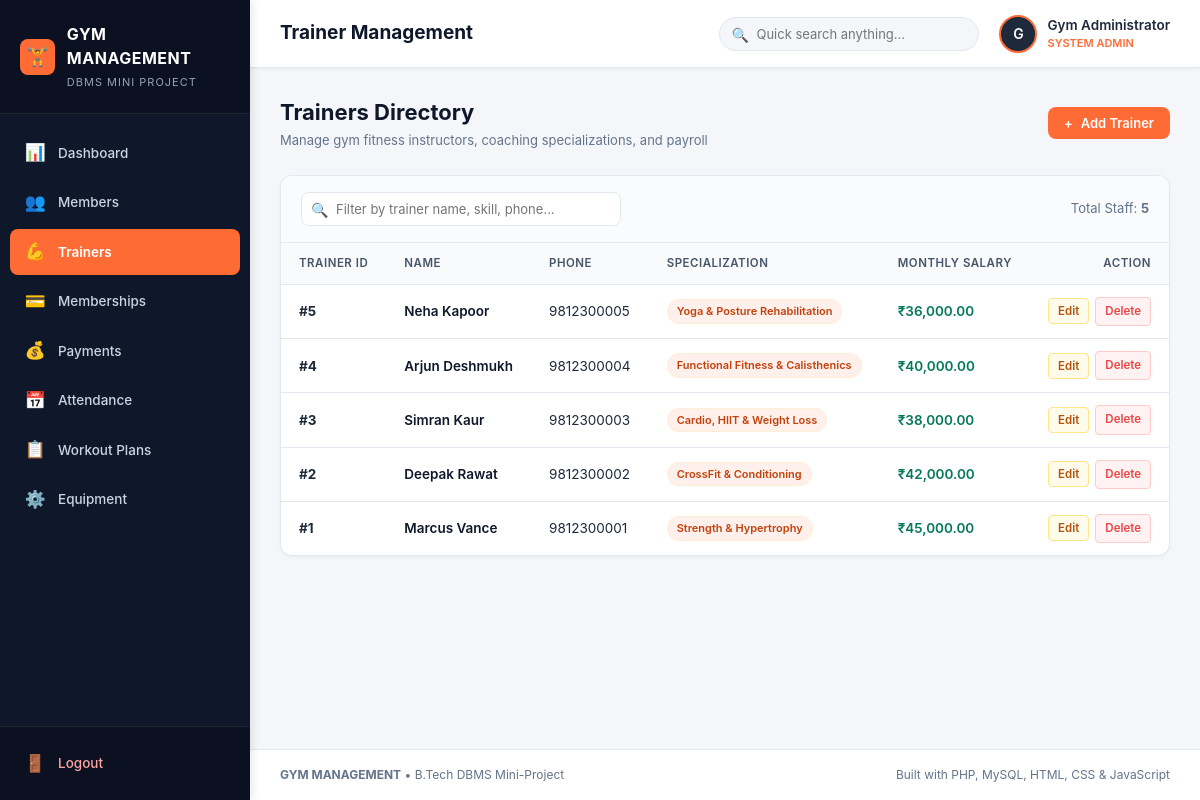
The app's page /trainers.php (signed in) with its own data.
### tables this page shows
CREATE TABLE IF NOT EXISTS `Trainer` (
    `trainer_id` INT AUTO_INCREMENT PRIMARY KEY,
    `name` VARCHAR(100) NOT NULL,
    `phone` VARCHAR(15) NOT NULL,
    `specialization` VARCHAR(100) NOT NULL,
    `salary` DECIMAL(10,2) NOT NULL,
    `created_at` TIMESTAMP DEFAULT CURRENT_TIMESTAMP
);

### db.php (called while the page is built, shortened)
<?php
function format_currency($amount) {
    return "₹" . number_format((float)$amount, 2);
}
?>

### trainers.php (the view, shortened to what this page needs)
<?php
require_once __DIR__ . '/header.php';
$trainers_list = $conn->query("SELECT * FROM `Trainer` ORDER BY `trainer_id` DESC");
?>
<div class="page-header-row">
    <div class="page-title-group">
        <h2>Trainers Directory</h2>
        <p>Manage gym fitness instructors, coaching specializations, and payroll</p>
    </div>
    <div class="page-actions">
        <button type="button" class="btn btn-primary" onclick="openModal('addTrainerModal')">
            <span>+</span> Add Trainer
        </button>
    </div>
</div>
<div class="content-card">
    <div class="table-filter-bar">
        <div class="table-search">
            <span>🔍</span>
            <input type="text" placeholder="Filter by trainer name, skill, phone...">
        </div>
        <div style="font-size: 13px; color: var(--text-secondary);">
            Total Staff: <strong><?php echo ($trainers_list) ? $trainers_list->num_rows : 0; ?></strong>
        </div>
    </div>
    <div class="table-responsive">
        <table class="data-table">
            <thead>
                <tr>
                    <th>Trainer ID</th>
                    <th>Name</th>
                    <th>Phone</th>
                    <th>Specialization</th>
                    <th>Monthly Salary</th>
                    <th style="text-align: right;">Action</th>
                </tr>
            </thead>
            <tbody>
                <?php if ($trainers_list && $trainers_list->num_rows > 0): ?>
                    <?php while ($row = $trainers_list->fetch_assoc()): ?>
                        <tr>
                            <td><strong>#<?php echo $row['trainer_id']; ?></strong></td>
                            <td style="font-weight: 600; color: var(--primary-navy);">
                                <?php echo htmlspecialchars($row['name']); ?>
                            </td>
                            <td><?php echo htmlspecialchars($row['phone']); ?></td>
                            <td>
                                <span class="badge badge-orange">
                                    <?php echo htmlspecialchars($row['specialization']); ?>
                                </span>
                            </td>
                            <td style="font-weight: 600; color: #047857;">
                                <?php echo format_currency($row['salary']); ?>
                            </td>
                            <td style="text-align: right;">
                                <div class="action-buttons" style="justify-content: flex-end;">
                                    <button type="button" class="btn-action btn-edit" title="Edit Trainer" onclick="populateEditModal(<?php echo htmlspecialchars(json_encode($row)); ?>)">
                                        Edit
                                    </button>
                                    <a href="javascript:void(0);" class="btn-action btn-delete" title="Delete Trainer" onclick="confirmDelete('trainers.php?delete=<?php echo $row['trainer_id']; ?>', '<?php echo addslashes($row['name']); ?>')">
                                        Delete
                                    </a>
                                </div>
                            </td>
                        </tr>
                    <?php endwhile; ?>
                <?php endif; ?>
            </tbody>
        </table>
    </div>
</div>
<?php require_once __DIR__ . '/footer.php'; ?>

### css/style.css (style rules this page uses)
:root { --primary-navy: #0f172a; --navy-light: #1e293b; --navy-hover: #334155; --accent-orange: #ff6b35; --accent-orange-hover: #e85924; --accent-orange-light: #fff0eb; --bg-light: #f4f6f9; --card-bg: #ffffff; --text-primary: #1e293b; --text-secondary: #64748b; --text-muted: #94a3b8; --border-color: #e2e8f0; --sidebar-width: 250px; --header-height: 68px; --color-success: #10b981; --color-success-bg: #ecfdf5; --color-danger: #ef4444; --color-danger-bg: #fef2f2; --color-warning: #f59e0b; --color-warning-bg: #fffbeb; --color-info: #0284c7; --color-info-bg: #f0f9ff; --radius-sm: 4px; --radius-md: 8px; --radius-lg: 12px; --shadow-sm: 0 1px 3px rgba(0, 0, 0, 0.05); --shadow-md: 0 4px 6px -1px rgba(0, 0, 0, 0.06), 0 2px 4px -1px rgba(0, 0, 0, 0.04); }
* { margin: 0; padding: 0; box-sizing: border-box; font-family: -apple-system, BlinkMacSystemFont, "Segoe UI", Roboto, "Helvetica Neue", Arial, sans-serif; }
body { background-color: var(--bg-light); color: var(--text-primary); min-height: 100vh; font-size: 14px; line-height: 1.5; }
.page-header-row { display: flex; align-items: center; justify-content: space-between; margin-bottom: 24px; flex-wrap: wrap; gap: 15px; }
.page-title-group h2 { font-size: 22px; font-weight: 700; color: var(--primary-navy); }
.page-title-group p { font-size: 13px; color: var(--text-secondary); margin-top: 2px; }
.page-actions { display: flex; align-items: center; gap: 12px; }
.btn { display: inline-flex; align-items: center; justify-content: center; gap: 8px; padding: 8px 16px; font-size: 13px; font-weight: 600; border-radius: var(--radius-md); cursor: pointer; border: none; text-decoration: none; transition: all 0.2s ease; }
.btn-primary { background-color: var(--accent-orange); color: #ffffff; }
.action-buttons { display: flex; align-items: center; gap: 6px; }
.btn-action { display: inline-flex; align-items: center; justify-content: center; padding: 5px 9px; font-size: 11.5px; font-weight: 600; border-radius: var(--radius-sm); text-decoration: none; border: none; cursor: pointer; transition: all 0.15s ease; }
.btn-edit { background-color: var(--color-warning-bg); color: #b45309; border: 1px solid #fde68a; }
.btn-delete { background-color: var(--color-danger-bg); color: var(--color-danger); border: 1px solid #fecaca; }
.content-card { background-color: var(--card-bg); border-radius: var(--radius-lg); box-shadow: var(--shadow-sm); border: 1px solid var(--border-color); overflow: hidden; }
.table-responsive { width: 100%; overflow-x: auto; }
.data-table { width: 100%; border-collapse: collapse; text-align: left; font-size: 13.5px; }
.data-table thead th { background-color: #f8fafc; color: #475569; font-weight: 600; text-transform: uppercase; font-size: 11.5px; letter-spacing: 0.5px; padding: 12px 18px; border-bottom: 1px solid var(--border-color); white-space: nowrap; }
.data-table tbody td { padding: 12px 18px; border-bottom: 1px solid var(--border-color); color: var(--text-primary); vertical-align: middle; }
.data-table tbody tr:last-child td { border-bottom: none; }
.table-filter-bar { padding: 16px 20px; background-color: #fafbfc; border-bottom: 1px solid var(--border-color); display: flex; align-items: center; justify-content: space-between; gap: 15px; flex-wrap: wrap; }
.table-search { position: relative; max-width: 320px; width: 100%; }
.table-search input { width: 100%; padding: 8px 12px 8px 34px; border: 1px solid var(--border-color); border-radius: var(--radius-md); font-size: 13px; outline: none; background-color: #ffffff; }
.table-search span { position: absolute; left: 10px; top: 50%; transform: translateY(-50%); color: var(--text-muted); }
.badge { display: inline-block; padding: 3px 9px; font-size: 11px; font-weight: 600; border-radius: 12px; text-transform: capitalize; }
.badge-orange { background-color: var(--accent-orange-light); color: #c2410c; border: 1px solid #ffedd5; }

### records on screen
trainer: trainer_id "5", name "Neha Kapoor", phone "9812300005", specialization "Yoga & Posture Rehabilitation", salary "₹36,000.00"
trainer: trainer_id "4", name "Arjun Deshmukh", phone "9812300004", specialization "Functional Fitness & Calisthenics", salary "₹40,000.00"
trainer: trainer_id "3", name "Simran Kaur", phone "9812300003", specialization "Cardio, HIIT & Weight Loss", salary "₹38,000.00"
trainer: trainer_id "2", name "Deepak Rawat", phone "9812300002", specialization "CrossFit & Conditioning", salary "₹42,000.00"
trainer: trainer_id "1", name "Marcus Vance", phone "9812300001", specialization "Strength & Hypertrophy", salary "₹45,000.00"

### other values on screen
$page_title "Trainer Management"
substr($admin_name, 0, 1) "G"
$admin_name "Gym Administrator"
$trainers_list->num_rows "5"
